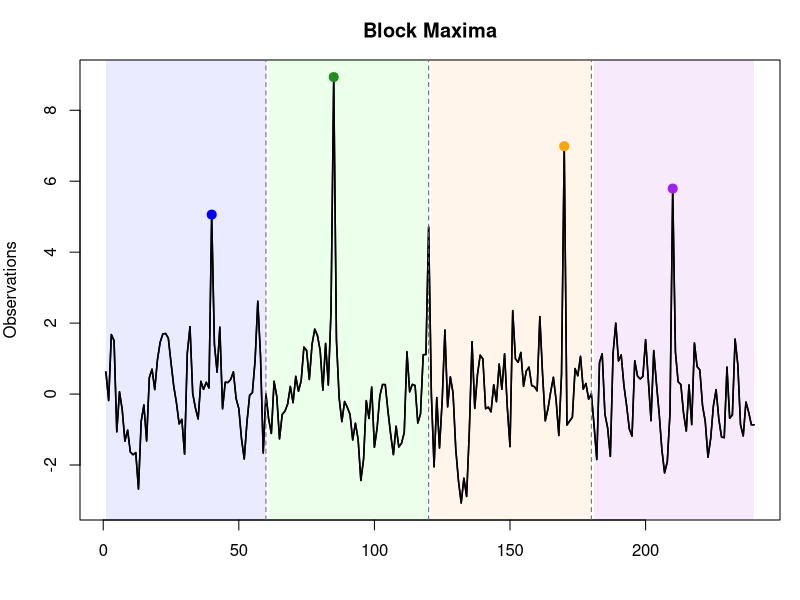
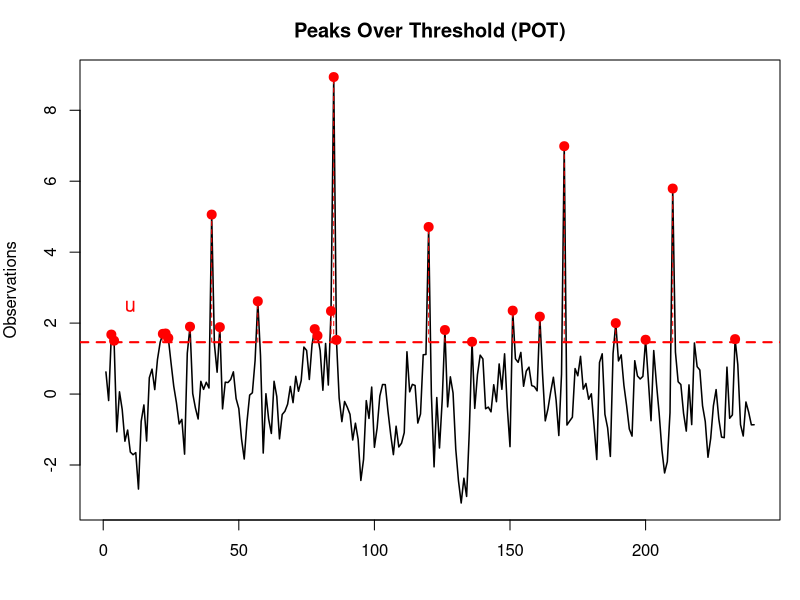

The R script that drew these images, in order:
# =========================================================
# Separate EVT illustrations:
# 1. Block Maxima
# 2. Peaks Over Threshold (POT)
# =========================================================

set.seed(123)

# ---------------------------------------------------------
# Simulate data
# ---------------------------------------------------------
n <- 240
x <- arima.sim(model = list(ar = 0.6), n = n)

# Add extremes
extreme_idx <- c(40, 85, 120, 170, 210)
x[extreme_idx] <- x[extreme_idx] + c(5, 6, 4, 7, 5)

t <- 1:n

# =========================================================
# 1. BLOCK MAXIMA PLOT
# =========================================================

block_size <- 60
n_blocks <- n / block_size

png("slides/figures/block_maxima.png",
    width = 1200,
    height = 500,
    res = 150)

par(mar = c(4,4,3,1))

plot(t, x,
     type = "l",
     lwd = 1.5,
     xlab = "",
     ylab = "Observations",
     main = "Block Maxima")

# Block colors
cols <- c(rgb(0,0,1,0.08),
          rgb(0,1,0,0.08),
          rgb(1,0.5,0,0.08),
          rgb(0.6,0,0.8,0.08))

# Shade blocks
for(i in 1:n_blocks){

  xmin <- (i-1)*block_size + 1
  xmax <- i*block_size

  rect(xmin,
       par("usr")[3],
       xmax,
       par("usr")[4],
       col = cols[i],
       border = NA)
}

# Replot series
lines(t, x, lwd = 1.5)

# Vertical separators
abline(v = seq(block_size, n-block_size, by = block_size),
       lty = 2,
       col = "gray40")

# Find maxima
block_max_t <- numeric(n_blocks)
block_max_x <- numeric(n_blocks)

for(i in 1:n_blocks){

  idx <- ((i-1)*block_size + 1):(i*block_size)

  j <- idx[which.max(x[idx])]

  block_max_t[i] <- j
  block_max_x[i] <- x[j]
}

# Plot maxima
points(block_max_t,
       block_max_x,
       pch = 19,
       cex = 1.2,
       col = c("blue","forestgreen","orange","purple"))

dev.off()

# =========================================================
# 2. POT PLOT
# =========================================================

threshold <- quantile(x, 0.90)

png("slides/figures/pot_threshold.png",
    width = 1200,
    height = 500,
    res = 150)

par(mar = c(4,4,3,1))

plot(t, x,
     type = "l",
     lwd = 1.5,
     xlab = "",
     ylab = "Observations",
     main = "Peaks Over Threshold (POT)")

# Threshold line
abline(h = threshold,
       col = "red",
       lty = 2,
       lwd = 2)

# Exceedances
exc <- which(x > threshold)

# Highlight exceedances
points(exc,
       x[exc],
       pch = 19,
       col = "red",
       cex = 1.2)

# Draw exceedance segments
segments(exc,
         threshold,
         exc,
         x[exc],
         col = "red",
         lty = 2)

# Label threshold
text(10,
     threshold + 1,
     labels = expression(u),
     col = "red",
     cex = 1.2)

dev.off()

# =========================================================
# Files produced:
# - block_maxima.png
# - pot_threshold.png
# =========================================================
